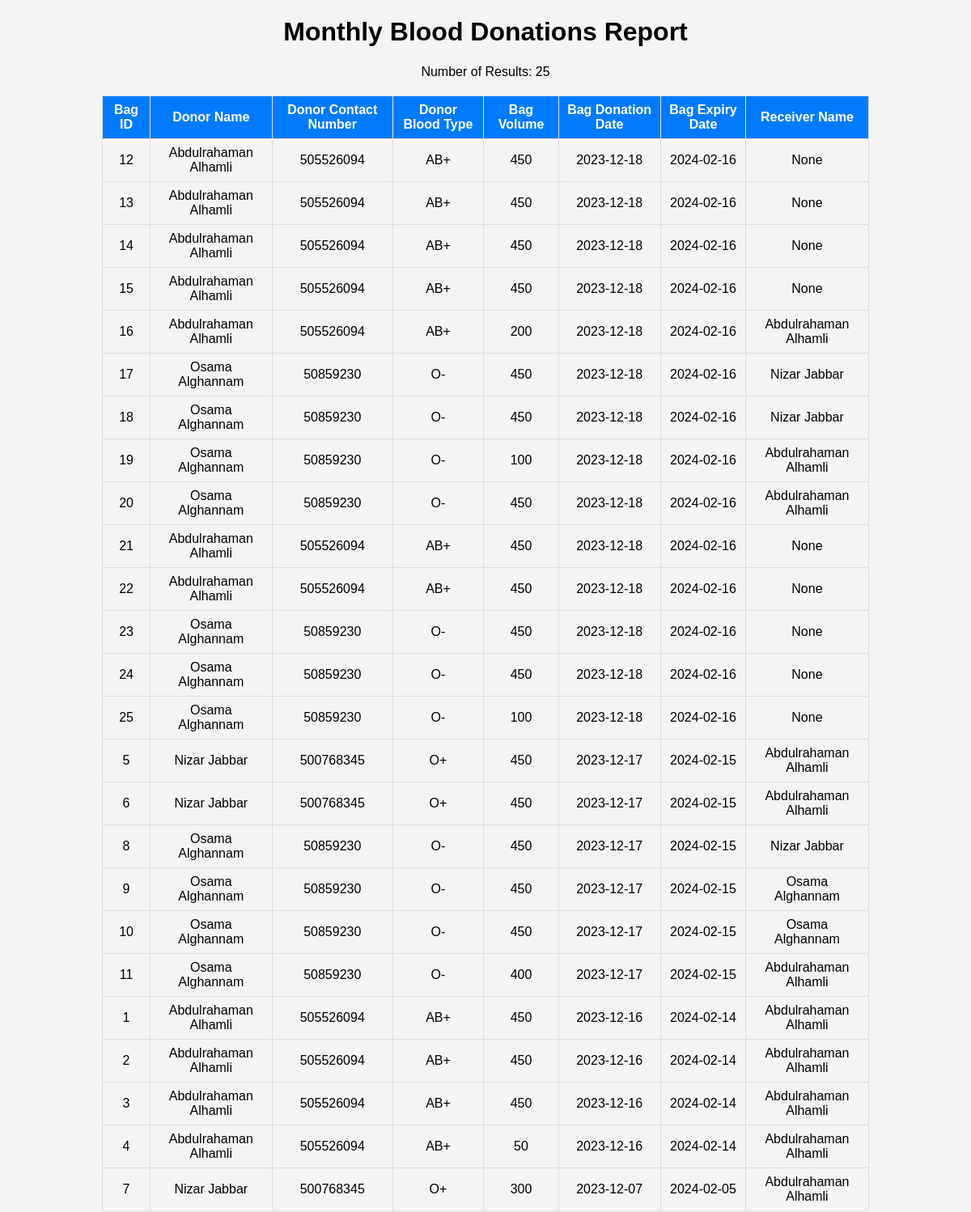
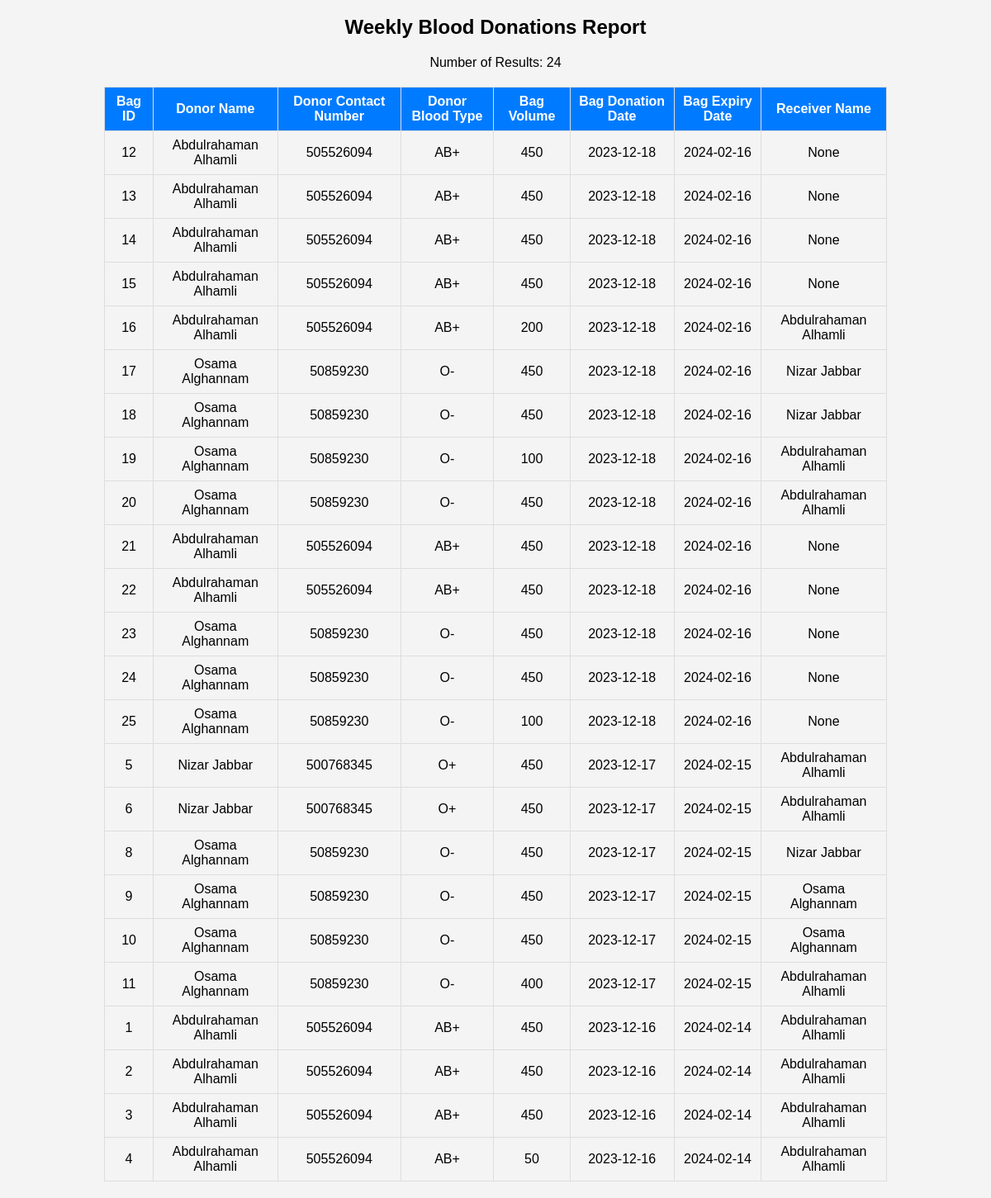
Page /report_blood_donations (signed in) on the committed database (2 pictures, top to bottom).
### tables this page shows
CREATE TABLE "Blood_Bag" (
	"Blood_Bag_ID"	INTEGER,
	"Volume"	INTEGER,
	"Blood_Type_ID"	INTEGER,
	"Expiry_Date"	TEXT,
	"Donor_ID"	INTEGER,
	"Is_Valid"	INTEGER CHECK("Is_Valid" IN (0, 1)),
	"Pending_By"	TEXT DEFAULT NULL,
	PRIMARY KEY("Blood_Bag_ID"),
	FOREIGN KEY("Donor_ID") REFERENCES "User"("SSN")
);

CREATE TABLE "User" (
	"SSN"	INTEGER,
	"Name"	TEXT,
	"Email"	TEXT,
	"Password"	TEXT,
	"Address"	TEXT,
	"Medical_History"	TEXT DEFAULT NULL,
	"Contact_Number"	INTEGER,
	"Weight"	REAL,
	"Height"	INTEGER,
	"Date_Of_Birth"	TEXT,
	"Blood_Type"	INTEGER,
	"User_Type"	BLOB DEFAULT 'Patient',
	"Balance"	REAL DEFAULT 0,
	PRIMARY KEY("SSN" AUTOINCREMENT),
	FOREIGN KEY("Blood_Type") REFERENCES "Blood_Type"("Blood_Type_ID")
);

CREATE TABLE "Blood_Type" (
	"Blood_Type_ID"	INTEGER,
	"Type"	TEXT,
	PRIMARY KEY("Blood_Type_ID")
);

### app.py (the view)
@app.route('/report_blood_donations')
def report_blood_donations():
    if session['User_Type'] != 'Admin':
        return redirect(url_for('home'))
    db = get_db()
    query = """
            SELECT
    BB.Blood_Bag_ID AS Bag_ID,
    D.Name,
    D.Contact_Number,
    BT.Type AS Donor_Blood_Type_Name,
    BB.Expiry_Date AS Bag_Expiry_Date,
    DATE(BB.Expiry_Date, '-60 days') AS Bag_Donation_Date,
    BB.Volume AS Bag_Volume,
    R.Name AS Receiver_Name
FROM
    Blood_Bag BB
    LEFT JOIN User D ON BB.Donor_ID = D.SSN  -- Join with Donor
    LEFT JOIN Blood_Type BT ON BB.Blood_Type_ID = BT.Blood_Type_ID
    LEFT JOIN Donations DN ON DN.Donations_ID = (SELECT Donation_ID FROM Blood_Bag_IDs WHERE Blood_Bag_ID = BB.Blood_Bag_ID)
    LEFT JOIN User R ON DN.Recipient_ID = R.SSN  -- Join with Recipient
WHERE
    DATE(BB.Expiry_Date, '-60 days') >= DATE('now', '-1 month')  -- Donations from the past month
ORDER BY
    BB.Expiry_Date DESC;

            """
    cur = db.execute(query)
    month_donations = cur.fetchall()
    query = """
            SELECT
    BB.Blood_Bag_ID AS Bag_ID,
    D.Name,
    D.Contact_Number,
    BT.Type AS Donor_Blood_Type_Name,
    BB.Expiry_Date AS Bag_Expiry_Date,
    DATE(BB.Expiry_Date, '-60 days') AS Bag_Donation_Date,
    BB.Volume AS Bag_Volume,
    R.Name AS Receiver_Name
FROM
    Blood_Bag BB
    LEFT JOIN User D ON BB.Donor_ID = D.SSN  -- Join with Donor
    LEFT JOIN Blood_Type BT ON BB.Blood_Type_ID = BT.Blood_Type_ID
    LEFT JOIN Donations DN ON DN.Donations_ID = (SELECT Donation_ID FROM Blood_Bag_IDs WHERE Blood_Bag_ID = BB.Blood_Bag_ID)
    LEFT JOIN User R ON DN.Recipient_ID = R.SSN  -- Join with Recipient
WHERE
    DATE(BB.Expiry_Date, '-60 days') >= DATE('now', '-7 days')  -- Donations from the past month
ORDER BY
    BB.Expiry_Date DESC;

            """
    cur = db.execute(query)
    week_donations = cur.fetchall()
    return render_template('report_blood_donations.html', month_donations=month_donations, week_donations=week_donations)

### app.py (called while the page is built)
def get_db():
    db = getattr(g, '_database', None)
    if db is None:
        db = g._database = sqlite3.connect(DATABASE)
    db.row_factory = sqlite3.Row
    return db

### templates/report_blood_donations.html (shortened to what this page needs)
<!DOCTYPE html>
<html>
<head>
</head>
<!DOCTYPE html>
<html>
<head>
</head>
<body>
    <h1>Monthly Blood Donations Report</h1>
    <p>Number of Results: {{ month_donations|length }}</p>
    <table>
        <thead>
            <tr>
                <th>Bag ID</th>
                <th>Donor Name</th>
                <th>Donor Contact Number</th>
                <th>Donor Blood Type</th>
                <th>Bag Volume</th>
                <th>Bag Donation Date</th>
                <th>Bag Expiry Date</th>
                <th>Receiver Name</th>
            </tr>
        </thead>
        <tbody>
            {% for donation in month_donations %}
            <tr>
                <td>{{ donation.Bag_ID }}</td>
                <td>{{ donation.Name }}</td>
                <td>{{ donation.Contact_Number }}</td>
                <td>{{ donation.Donor_Blood_Type_Name }}</td>
                <td>{{ donation.Bag_Volume }}</td>
                <td>{{ donation.Bag_Donation_Date }}</td>
                <td>{{ donation.Bag_Expiry_Date }}</td>
                <td>{{ donation.Receiver_Name }}</td>
            </tr>
            {% endfor %}
        </tbody>
    </table>
    <h2>Weekly Blood Donations Report</h2>
    <p>Number of Results: {{ week_donations|length }}</p>
    <table>
        <thead>
            <tr>
                <th>Bag ID</th>
                <th>Donor Name</th>
                <th>Donor Contact Number</th>
                <th>Donor Blood Type</th>
                <th>Bag Volume</th>
                <th>Bag Donation Date</th>
                <th>Bag Expiry Date</th>
                <th>Receiver Name</th>
            </tr>
        </thead>
        <tbody>
            {% for donation in week_donations %}
            <tr>
                <td>{{ donation.Bag_ID }}</td>
                <td>{{ donation.Name }}</td>
                <td>{{ donation.Contact_Number }}</td>
                <td>{{ donation.Donor_Blood_Type_Name }}</td>
                <td>{{ donation.Bag_Volume }}</td>
                <td>{{ donation.Bag_Donation_Date }}</td>
                <td>{{ donation.Bag_Expiry_Date }}</td>
                <td>{{ donation.Receiver_Name }}</td>
            </tr>
            {% endfor %}
        </tbody>
    </table>
</body>
</html>

### templates/report_blood_donations.html (style rules this page uses)
body { font-family: Arial, sans-serif; background-color: #f4f4f4; text-align: center; }
table { width: 80%; margin: 20px auto; border-collapse: collapse; }
th, td { border: 1px solid #ddd; padding: 8px; }
th { background-color: #007bff; color: white; }

### rows in the picture
Blood_Bag: Bag_ID "12", Name "Abdulrahaman Alhamli", Contact_Number "505526094", Donor_Blood_Type_Name "AB+", Bag_Volume "450", Bag_Donation_Date "2023-12-18", Bag_Expiry_Date "2024-02-16", Receiver_Name "None"
Blood_Bag: Bag_ID "13", Name "Abdulrahaman Alhamli", Contact_Number "505526094", Donor_Blood_Type_Name "AB+", Bag_Volume "450", Bag_Donation_Date "2023-12-18", Bag_Expiry_Date "2024-02-16", Receiver_Name "None"
Blood_Bag: Bag_ID "14", Name "Abdulrahaman Alhamli", Contact_Number "505526094", Donor_Blood_Type_Name "AB+", Bag_Volume "450", Bag_Donation_Date "2023-12-18", Bag_Expiry_Date "2024-02-16", Receiver_Name "None"
Blood_Bag: Bag_ID "15", Name "Abdulrahaman Alhamli", Contact_Number "505526094", Donor_Blood_Type_Name "AB+", Bag_Volume "450", Bag_Donation_Date "2023-12-18", Bag_Expiry_Date "2024-02-16", Receiver_Name "None"
Blood_Bag: Bag_ID "16", Name "Abdulrahaman Alhamli", Contact_Number "505526094", Donor_Blood_Type_Name "AB+", Bag_Volume "200", Bag_Donation_Date "2023-12-18", Bag_Expiry_Date "2024-02-16", Receiver_Name "Abdulrahaman Alhamli"
Blood_Bag: Bag_ID "17", Name "Osama Alghannam", Contact_Number "50859230", Donor_Blood_Type_Name "O-", Bag_Volume "450", Bag_Donation_Date "2023-12-18", Bag_Expiry_Date "2024-02-16", Receiver_Name "Nizar Jabbar"
Blood_Bag: Bag_ID "18", Name "Osama Alghannam", Contact_Number "50859230", Donor_Blood_Type_Name "O-", Bag_Volume "450", Bag_Donation_Date "2023-12-18", Bag_Expiry_Date "2024-02-16", Receiver_Name "Nizar Jabbar"
Blood_Bag: Bag_ID "19", Name "Osama Alghannam", Contact_Number "50859230", Donor_Blood_Type_Name "O-", Bag_Volume "100", Bag_Donation_Date "2023-12-18", Bag_Expiry_Date "2024-02-16", Receiver_Name "Abdulrahaman Alhamli"
Blood_Bag: Bag_ID "20", Name "Osama Alghannam", Contact_Number "50859230", Donor_Blood_Type_Name "O-", Bag_Volume "450", Bag_Donation_Date "2023-12-18", Bag_Expiry_Date "2024-02-16", Receiver_Name "Abdulrahaman Alhamli"
Blood_Bag: Bag_ID "21", Name "Abdulrahaman Alhamli", Contact_Number "505526094", Donor_Blood_Type_Name "AB+", Bag_Volume "450", Bag_Donation_Date "2023-12-18", Bag_Expiry_Date "2024-02-16", Receiver_Name "None"
Blood_Bag: Bag_ID "22", Name "Abdulrahaman Alhamli", Contact_Number "505526094", Donor_Blood_Type_Name "AB+", Bag_Volume "450", Bag_Donation_Date "2023-12-18", Bag_Expiry_Date "2024-02-16", Receiver_Name "None"
Blood_Bag: Bag_ID "23", Name "Osama Alghannam", Contact_Number "50859230", Donor_Blood_Type_Name "O-", Bag_Volume "450", Bag_Donation_Date "2023-12-18", Bag_Expiry_Date "2024-02-16", Receiver_Name "None"
Blood_Bag: Bag_ID "24", Name "Osama Alghannam", Contact_Number "50859230", Donor_Blood_Type_Name "O-", Bag_Volume "450", Bag_Donation_Date "2023-12-18", Bag_Expiry_Date "2024-02-16", Receiver_Name "None"
Blood_Bag: Bag_ID "25", Name "Osama Alghannam", Contact_Number "50859230", Donor_Blood_Type_Name "O-", Bag_Volume "100", Bag_Donation_Date "2023-12-18", Bag_Expiry_Date "2024-02-16", Receiver_Name "None"
Blood_Bag: Bag_ID "5", Name "Nizar Jabbar", Contact_Number "500768345", Donor_Blood_Type_Name "O+", Bag_Volume "450", Bag_Donation_Date "2023-12-17", Bag_Expiry_Date "2024-02-15", Receiver_Name "Abdulrahaman Alhamli"
Blood_Bag: Bag_ID "6", Name "Nizar Jabbar", Contact_Number "500768345", Donor_Blood_Type_Name "O+", Bag_Volume "450", Bag_Donation_Date "2023-12-17", Bag_Expiry_Date "2024-02-15", Receiver_Name "Abdulrahaman Alhamli"
Blood_Bag: Bag_ID "8", Name "Osama Alghannam", Contact_Number "50859230", Donor_Blood_Type_Name "O-", Bag_Volume "450", Bag_Donation_Date "2023-12-17", Bag_Expiry_Date "2024-02-15", Receiver_Name "Nizar Jabbar"
Blood_Bag: Bag_ID "9", Name "Osama Alghannam", Contact_Number "50859230", Donor_Blood_Type_Name "O-", Bag_Volume "450", Bag_Donation_Date "2023-12-17", Bag_Expiry_Date "2024-02-15", Receiver_Name "Osama Alghannam"
Blood_Bag: Bag_ID "10", Name "Osama Alghannam", Contact_Number "50859230", Donor_Blood_Type_Name "O-", Bag_Volume "450", Bag_Donation_Date "2023-12-17", Bag_Expiry_Date "2024-02-15", Receiver_Name "Osama Alghannam"
Blood_Bag: Bag_ID "11", Name "Osama Alghannam", Contact_Number "50859230", Donor_Blood_Type_Name "O-", Bag_Volume "400", Bag_Donation_Date "2023-12-17", Bag_Expiry_Date "2024-02-15", Receiver_Name "Abdulrahaman Alhamli"
Blood_Bag: Bag_ID "1", Name "Abdulrahaman Alhamli", Contact_Number "505526094", Donor_Blood_Type_Name "AB+", Bag_Volume "450", Bag_Donation_Date "2023-12-16", Bag_Expiry_Date "2024-02-14", Receiver_Name "Abdulrahaman Alhamli"
Blood_Bag: Bag_ID "2", Name "Abdulrahaman Alhamli", Contact_Number "505526094", Donor_Blood_Type_Name "AB+", Bag_Volume "450", Bag_Donation_Date "2023-12-16", Bag_Expiry_Date "2024-02-14", Receiver_Name "Abdulrahaman Alhamli"
Blood_Bag: Bag_ID "3", Name "Abdulrahaman Alhamli", Contact_Number "505526094", Donor_Blood_Type_Name "AB+", Bag_Volume "450", Bag_Donation_Date "2023-12-16", Bag_Expiry_Date "2024-02-14", Receiver_Name "Abdulrahaman Alhamli"
Blood_Bag: Bag_ID "4", Name "Abdulrahaman Alhamli", Contact_Number "505526094", Donor_Blood_Type_Name "AB+", Bag_Volume "50", Bag_Donation_Date "2023-12-16", Bag_Expiry_Date "2024-02-14", Receiver_Name "Abdulrahaman Alhamli"
Blood_Bag: Bag_ID "7", Name "Nizar Jabbar", Contact_Number "500768345", Donor_Blood_Type_Name "O+", Bag_Volume "300", Bag_Donation_Date "2023-12-07", Bag_Expiry_Date "2024-02-05", Receiver_Name "Abdulrahaman Alhamli"

### other values in the picture
{{ month_donations|length }} "25"
{{ week_donations|length }} "24"
